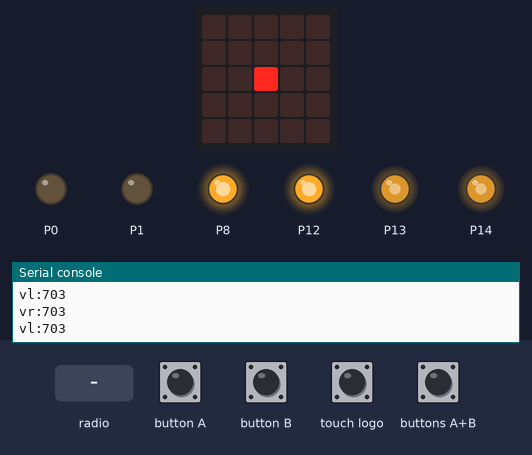
The program below on a simulated BBC micro:bit (MakeCode). Parts: the board's 5×5 LED display, output pins drawn as LEDs (lit = HIGH), the last lines printed to the serial console. Inputs (shaded band) come from the test bench.

Above: at 2.0 s.
2.1 s: button B pressed for 0.15 s
At 3.0 s:
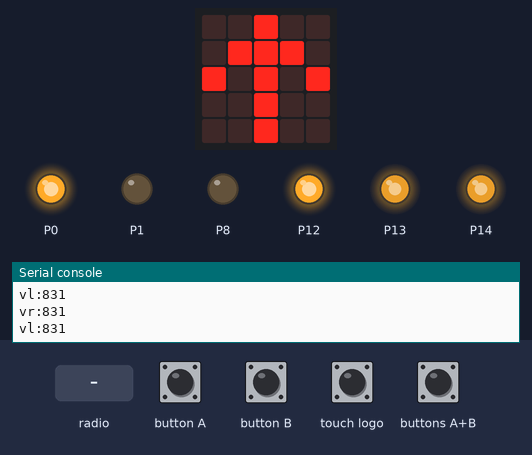
4.1 s: buttons A+B pressed for 0.15 s
At 5.3 s:
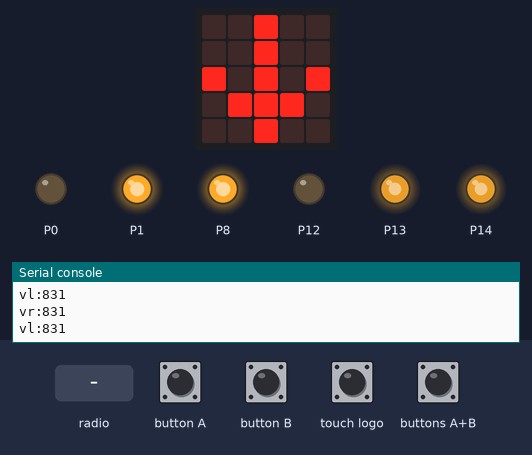
5.7 s: radio message "1" arrives
At 6.6 s:
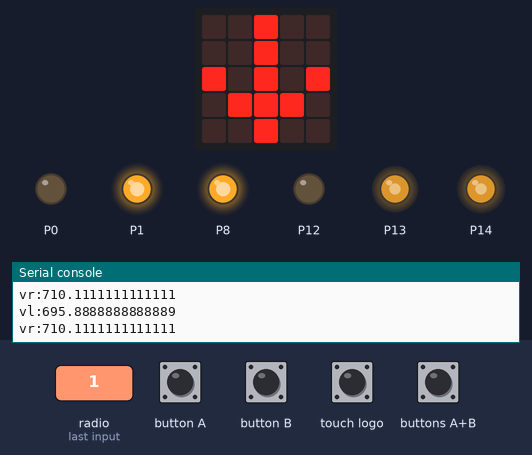
7.2 s: button A pressed for 0.15 s
At 8.2 s:
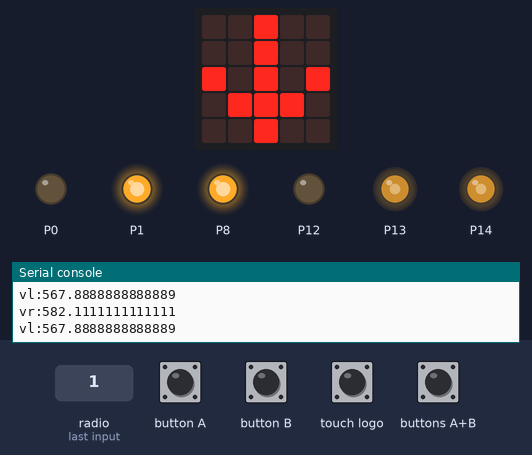
8.8 s: radio message "langsamer" arrives
At 10.0 s:
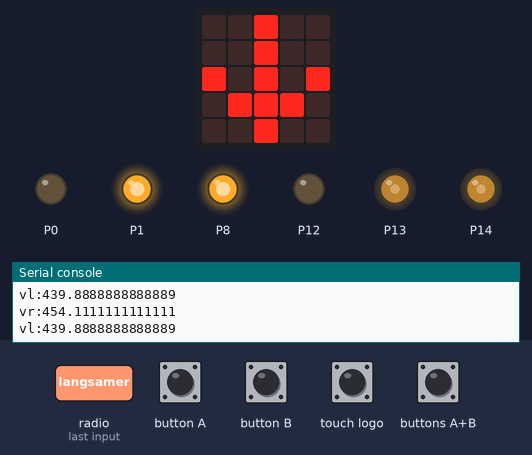
10.3 s: touch logo pressed for 0.15 s
At 11.3 s:
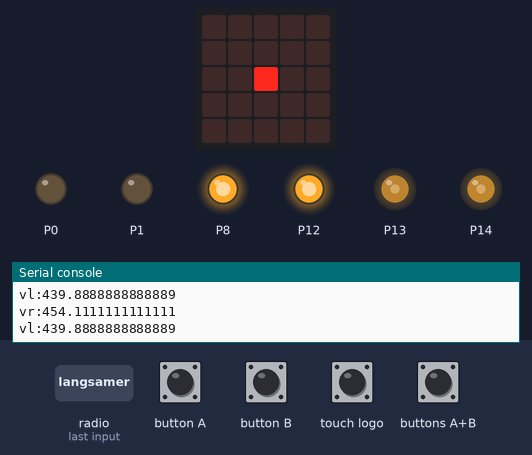
Timing chart, 0 to 12.9 s (numbered marks = the images above; inputs shaded):
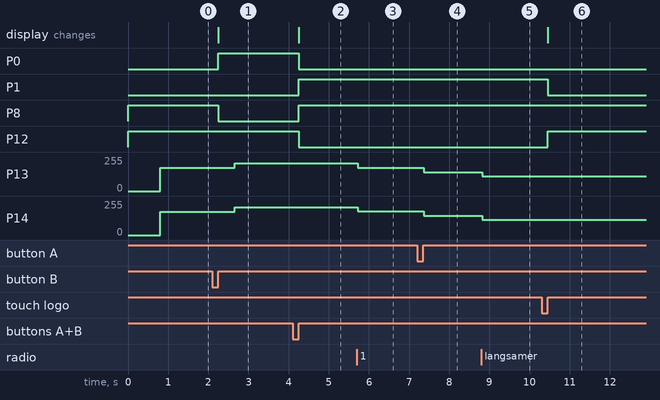

The program:

main.ts
```typescript
input.onLogoEvent(TouchButtonEvent.Pressed, function () {
    stop()
})
radio.onReceivedNumber(function (receivedNumber) {
    serial.writeValue("r", receivedNumber)
    vr = Math.map(receivedNumber, -45, 45, 383, 1023)
    vl = Math.map(-1 * receivedNumber, -45, 45, 383, 1023)
})
function schneller () {
    vor()
    if (vr < 1023 && vl < 1023) {
        vr += 128
        vl += 128
    }
}
function vor () {
    pins.digitalWritePin(DigitalPin.P0, 1)
    pins.digitalWritePin(DigitalPin.P1, 0)
    pins.digitalWritePin(DigitalPin.P8, 0)
    pins.digitalWritePin(DigitalPin.P12, 1)
    basic.showLeds(`
        . . # . .
        . # # # .
        # . # . #
        . . # . .
        . . # . .
        `)
}
function stop () {
    pins.digitalWritePin(DigitalPin.P0, 0)
    pins.digitalWritePin(DigitalPin.P1, 0)
    pins.digitalWritePin(DigitalPin.P8, 1)
    pins.digitalWritePin(DigitalPin.P12, 1)
    basic.showLeds(`
        . . . . .
        . . . . .
        . . # . .
        . . . . .
        . . . . .
        `)
}
input.onButtonPressed(Button.A, function () {
    langsamer()
})
function zurück () {
    pins.digitalWritePin(DigitalPin.P0, 0)
    pins.digitalWritePin(DigitalPin.P1, 1)
    pins.digitalWritePin(DigitalPin.P8, 1)
    pins.digitalWritePin(DigitalPin.P12, 0)
    basic.showLeds(`
        . . # . .
        . . # . .
        # . # . #
        . # # # .
        . . # . .
        `)
}
input.onButtonPressed(Button.AB, function () {
    zurück()
})
radio.onReceivedString(function (receivedString) {
    if (receivedString == "schneller") {
        schneller()
    } else if (receivedString == "zurück") {
        zurück()
    } else if (receivedString == "stop") {
        stop()
    } else if (receivedString == "langsamer") {
        langsamer()
    }
})
input.onButtonPressed(Button.B, function () {
    schneller()
})
function langsamer () {
    if (vr < 383 || vl < 383) {
        stop()
    } else {
        vr += -128
        vl += -128
    }
}
function schreibeGeschwindigkeit () {
    pins.analogWritePin(AnalogPin.P14, vr)
    pins.analogWritePin(AnalogPin.P13, vl)
}
let vl = 0
let vr = 0
stop()
basic.showLeds(`
    . . . . .
    . . . . .
    . . # . .
    . . . . .
    . . . . .
    `)
radio.setGroup(1)
vr = 703
vl = 703
basic.forever(function () {
    serial.writeValue("vr", vr)
    serial.writeValue("vl", vl)
    schreibeGeschwindigkeit()
})
```

test.ts
```typescript
// Hier kann man Tests durchführen; diese Datei wird nicht kompiliert, wenn dieses Paket als Erweiterung verwendet wird.
```

Measured:
- after the input at 2.1 s, P0: LOW → HIGH after 0.15 s; P8: HIGH → LOW after 0.15 s; P13, P14: 175/255 → 207/255 after 0.55 s; the display: changes after 0.15 s (image 1)
- after the input at 4.1 s, P0, P12: HIGH → LOW after 0.15 s; P1, P8: LOW → HIGH after 0.15 s; the display: changes after 0.15 s (image 2)
- after the input at 5.7 s, P13: 207/255 → 173/255 at once; P14: 207/255 → 177/255 at once
- after the input at 7.2 s, P13: 173/255 → 141/255 after 0.16 s; P14: 177/255 → 145/255 after 0.16 s
- after the input at 8.8 s, P13: 141/255 → 109/255 at once; P14: 145/255 → 113/255 at once
- after the input at 10.3 s, P1: HIGH → LOW after 0.15 s; P12: LOW → HIGH after 0.15 s; the display: changes after 0.15 s (image 6)
